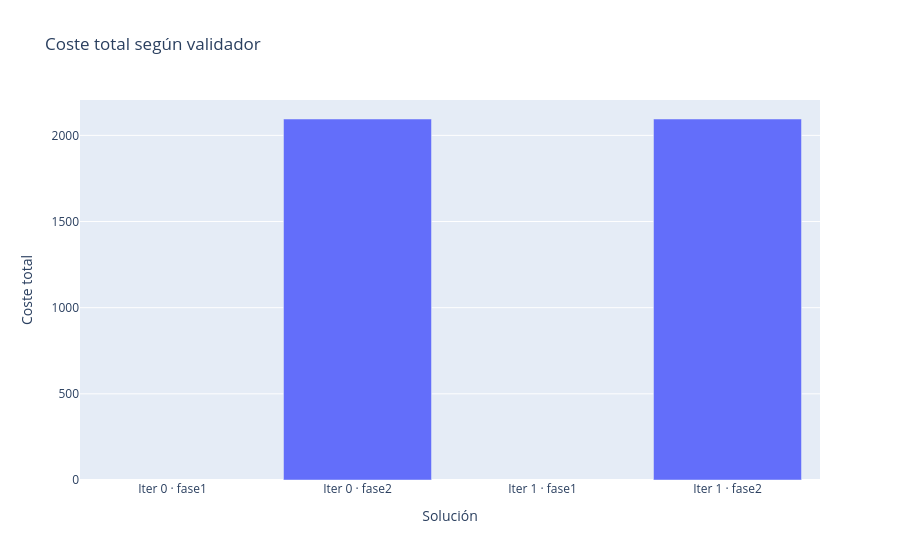
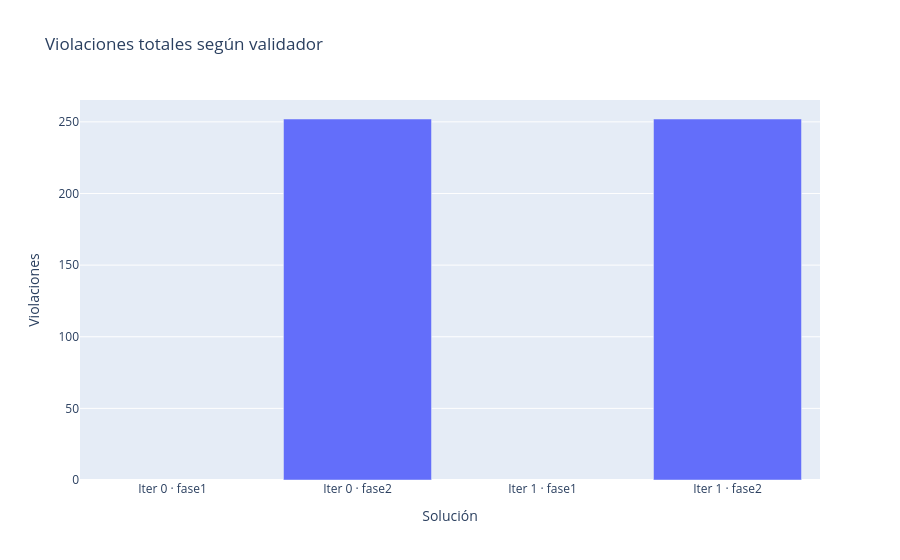

The code cell stored with these charts, in order, in its notebook:
### Markdown cell above
## 7. Visualizaciones

### Code cell
# Coste y violaciones del validador.

if not df_validaciones.empty:
    df_plot = df_validaciones.copy()
    df_plot["solución_label"] = "Iter " + df_plot["iteración"].astype(str) + " · " + df_plot["fase"].astype(str)

    if df_plot["total_cost"].notna().any():
        fig = px.bar(df_plot, x="solución_label", y="total_cost", title="Coste total según validador", labels={"solución_label": "Solución", "total_cost": "Coste total"})
        fig.show()

    if df_plot["total_violations"].notna().any():
        fig = px.bar(df_plot, x="solución_label", y="total_violations", title="Violaciones totales según validador", labels={"solución_label": "Solución", "total_violations": "Violaciones"})
        fig.show()

display(df_validaciones)

### Figure 1 — Plotly figure (JSON) as saved in the notebook; plotly's stock layout.template omitted (floating-point values rounded to 4 significant figures)
{"data": [{"hovertemplate": "Solución=%{x}<br>Coste total=%{y}<extra></extra>", "legendgroup": "", "marker": {"color": "#636efa", "pattern": {"shape": ""}}, "name": "", "orientation": "v", "showlegend": false, "textposition": "auto", "type": "bar", "x": ["Iter 0 · fase1", "Iter 0 · fase2", "Iter 1 · fase1", "Iter 1 · fase2"], "xaxis": "x", "y": [NaN, 2095.0, NaN, 2095.0], "yaxis": "y"}], "layout": {"barmode": "relative", "legend": {"tracegroupgap": 0}, "title": {"text": "Coste total según validador"}, "xaxis": {"anchor": "y", "domain": [0, 1], "title": {"text": "Solución"}}, "yaxis": {"anchor": "x", "domain": [0, 1], "title": {"text": "Coste total"}}}}

### Figure 2 — Plotly figure (JSON) as saved in the notebook; plotly's stock layout.template omitted (floating-point values rounded to 4 significant figures)
{"data": [{"hovertemplate": "Solución=%{x}<br>Violaciones=%{y}<extra></extra>", "legendgroup": "", "marker": {"color": "#636efa", "pattern": {"shape": ""}}, "name": "", "orientation": "v", "showlegend": false, "textposition": "auto", "type": "bar", "x": ["Iter 0 · fase1", "Iter 0 · fase2", "Iter 1 · fase1", "Iter 1 · fase2"], "xaxis": "x", "y": [NaN, 252.0, NaN, 252.0], "yaxis": "y"}], "layout": {"barmode": "relative", "legend": {"tracegroupgap": 0}, "title": {"text": "Violaciones totales según validador"}, "xaxis": {"anchor": "y", "domain": [0, 1], "title": {"text": "Solución"}}, "yaxis": {"anchor": "x", "domain": [0, 1], "title": {"text": "Violaciones"}}}}
